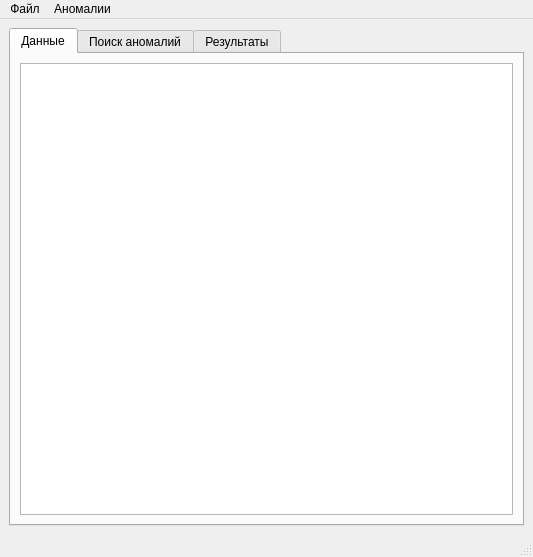
<?xml version="1.0" encoding="UTF-8"?>
<ui version="4.0">
 <class>Form</class>
 <widget class="QMainWindow" name="Form">
  <property name="geometry">
   <rect>
    <x>0</x>
    <y>0</y>
    <width>533</width>
    <height>557</height>
   </rect>
  </property>
  <property name="windowTitle">
   <string>Поиск аномалий</string>
  </property>
  <widget class="QWidget" name="centralwidget">
   <layout class="QGridLayout" name="gridLayout">
    <item row="0" column="0">
     <widget class="QTabWidget" name="tabWidget">
      <property name="currentIndex">
       <number>0</number>
      </property>
      <widget class="QWidget" name="tab">
       <attribute name="title">
        <string>Данные</string>
       </attribute>
       <layout class="QGridLayout" name="gridLayout_2">
        <item row="0" column="0">
         <widget class="QTableWidget" name="tableWidget"/>
        </item>
       </layout>
      </widget>
      <widget class="QWidget" name="tab_2">
       <attribute name="title">
        <string>Поиск аномалий</string>
       </attribute>
       <layout class="QGridLayout" name="gridLayout_3">
        <item row="0" column="0">
         <widget class="QTableWidget" name="tableWidget_2"/>
        </item>
       </layout>
      </widget>
      <widget class="QWidget" name="tab_3">
       <attribute name="title">
        <string>Результаты</string>
       </attribute>
       <layout class="QGridLayout" name="gridLayout_4">
        <item row="0" column="0">
         <widget class="QTextEdit" name="textEdit"/>
        </item>
       </layout>
      </widget>
     </widget>
    </item>
   </layout>
  </widget>
  <widget class="QMenuBar" name="menubar">
   <property name="geometry">
    <rect>
     <x>0</x>
     <y>0</y>
     <width>533</width>
     <height>21</height>
    </rect>
   </property>
   <widget class="QMenu" name="menuFile">
    <property name="title">
     <string>Файл</string>
    </property>
    <widget class="QMenu" name="menu">
     <property name="title">
      <string>Открыть...</string>
     </property>
     <addaction name="action_PCAP"/>
     <addaction name="action_Text"/>
    </widget>
    <addaction name="menu"/>
    <addaction name="actionSave"/>
   </widget>
   <widget class="QMenu" name="menuAnomaly">
    <property name="title">
     <string>Аномалии</string>
    </property>
    <addaction name="actionFind"/>
    <addaction name="actionROC"/>
   </widget>
   <addaction name="menuFile"/>
   <addaction name="menuAnomaly"/>
  </widget>
  <widget class="QStatusBar" name="statusbar"/>
  <action name="actionFind">
   <property name="text">
    <string>Обнаружить</string>
   </property>
  </action>
  <action name="actionSave">
   <property name="text">
    <string>Сохранить</string>
   </property>
  </action>
  <action name="action_PCAP">
   <property name="text">
    <string>Файл PCAP</string>
   </property>
  </action>
  <action name="action_Text">
   <property name="text">
    <string>Текстовый файл</string>
   </property>
  </action>
  <action name="actionROC">
   <property name="text">
    <string>Вывод результатов</string>
   </property>
  </action>
 </widget>
 <resources/>
 <connections/>
</ui>
